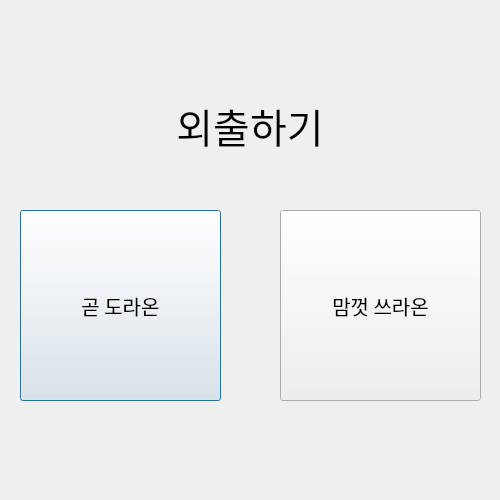
<?xml version="1.0" encoding="UTF-8"?>
<ui version="4.0">
 <class>window_33</class>
 <widget class="QDialog" name="window_33">
  <property name="geometry">
   <rect>
    <x>0</x>
    <y>0</y>
    <width>500</width>
    <height>500</height>
   </rect>
  </property>
  <property name="windowTitle">
   <string>Dialog</string>
  </property>
  <widget class="QPushButton" name="pushButton">
   <property name="geometry">
    <rect>
     <x>20</x>
     <y>210</y>
     <width>201</width>
     <height>191</height>
    </rect>
   </property>
   <property name="font">
    <font>
     <family>HY견고딕</family>
     <pointsize>15</pointsize>
    </font>
   </property>
   <property name="text">
    <string>곧 도라온</string>
   </property>
  </widget>
  <widget class="QPushButton" name="pushButton_2">
   <property name="geometry">
    <rect>
     <x>280</x>
     <y>210</y>
     <width>201</width>
     <height>191</height>
    </rect>
   </property>
   <property name="font">
    <font>
     <family>HY견고딕</family>
     <pointsize>15</pointsize>
    </font>
   </property>
   <property name="text">
    <string>맘껏 쓰라온</string>
   </property>
  </widget>
  <widget class="QLabel" name="SelectText_2">
   <property name="geometry">
    <rect>
     <x>0</x>
     <y>80</y>
     <width>500</width>
     <height>90</height>
    </rect>
   </property>
   <property name="font">
    <font>
     <family>HY견고딕</family>
     <pointsize>30</pointsize>
    </font>
   </property>
   <property name="text">
    <string>외출하기</string>
   </property>
   <property name="alignment">
    <set>Qt::AlignCenter</set>
   </property>
  </widget>
 </widget>
 <resources/>
 <connections/>
</ui>
